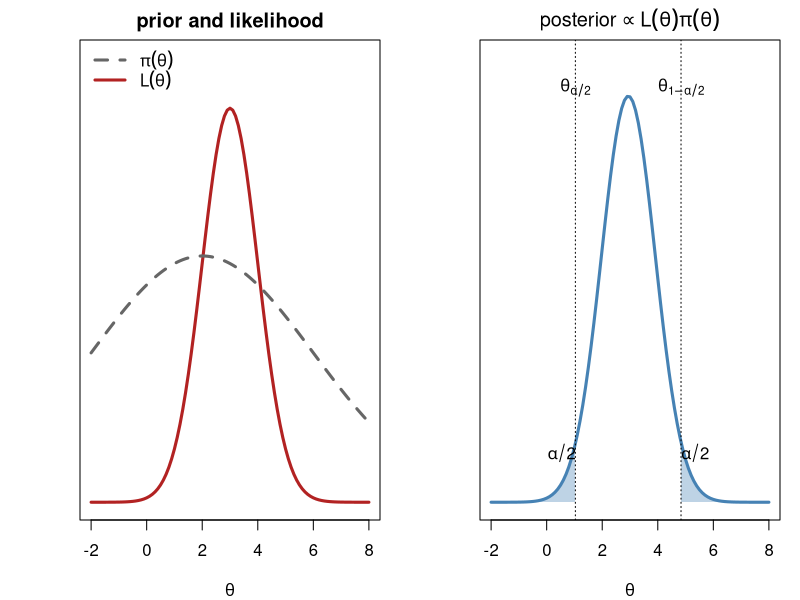
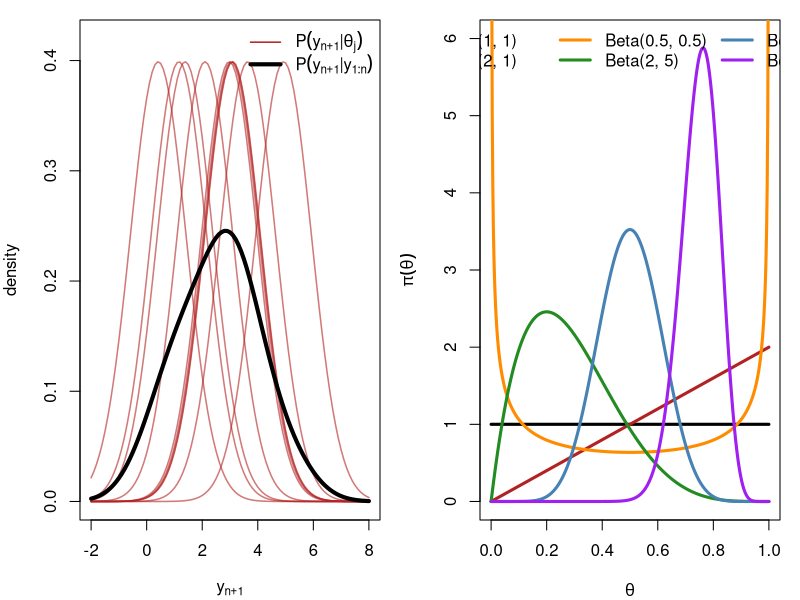
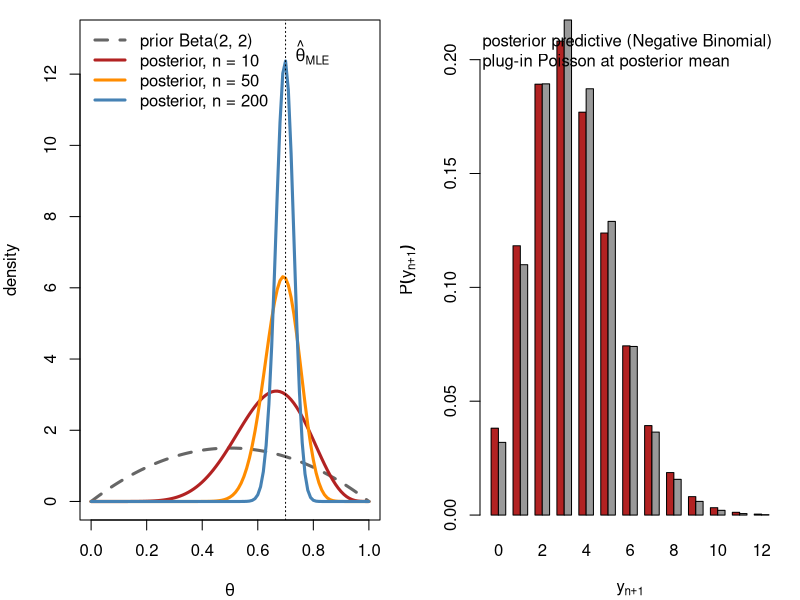
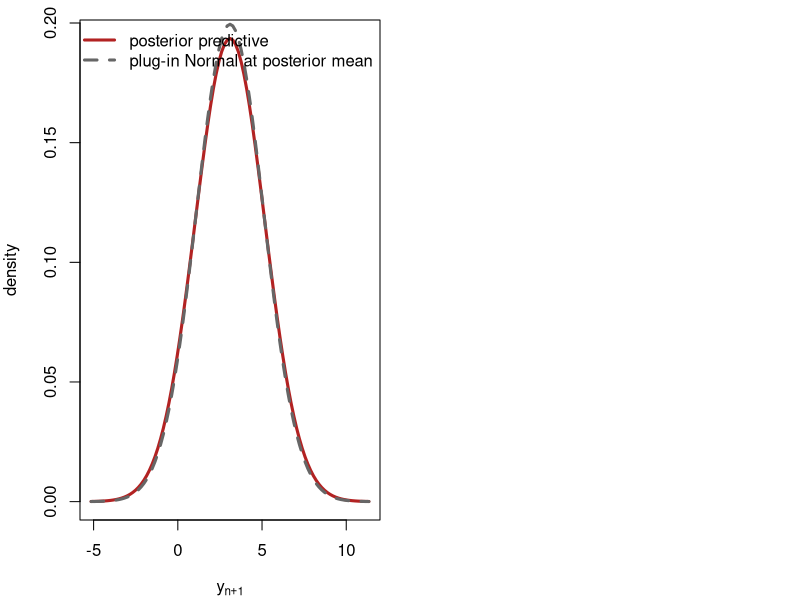

Write R code to recreate these figures, in order.
## ---- chunk 1
#| label: fig-prior-likelihood-posterior
#| fig-width: 10
#| fig-height: 4.6
#| fig-cap: "Shows how Bayes' rule combines a prior with a likelihood into a posterior, and how a credible interval is read off from the posterior.
#|   Left: a flat-ish prior $\\pi(\\theta)$ (dashed) and a likelihood
#|   $L(\\theta)$ (solid) that is much more concentrated — the data are far
#|   more informative than the prior here. Right: the posterior
#|   $\\propto L(\\theta)\\pi(\\theta)$, essentially the (renormalized)
#|   likelihood since the prior is so flat over the region where $L$ has
#|   mass. Shaded tails cut off $\\alpha/2$ of the posterior probability each,
#|   giving a $(1-\\alpha)$ credible interval $(\\theta_{\\alpha/2},\\theta_{1-\\alpha/2})$."
par(mfrow = c(1, 2), mar = c(4, 4, 2, 1))
L <- function(t) dnorm(t, 3, 1); pri <- function(t) dnorm(t, 2, 4) * 2.5
curve(L, -2, 8, lwd = 3, col = "firebrick", xlab = expression(theta), ylab = "", yaxt = "n",
      main = "prior and likelihood", ylim = c(0, 0.45))
curve(pri, add = TRUE, lwd = 3, col = "gray40", lty = 2)
legend("topleft", bty = "n", lwd = 3, lty = c(2, 1), col = c("gray40", "firebrick"),
       legend = c(expression(pi(theta)), expression(L(theta))))
post <- function(t) L(t) * pri(t); Z <- integrate(post, -10, 15)$value
pd <- function(t) post(t) / Z
curve(pd, -2, 8, lwd = 3, col = "steelblue", xlab = expression(theta), ylab = "", yaxt = "n",
      main = expression("posterior" %prop% L(theta) * pi(theta)), ylim = c(0, 0.45))
tt <- seq(-2, 8, length.out = 1000); cdf <- cumsum(pd(tt)) * diff(tt)[1]
q <- c(tt[which.min(abs(cdf - 0.025))], tt[which.min(abs(cdf - 0.975))])
for (side in 1:2) { xs <- if (side == 1) seq(-2, q[1], length.out = 100) else seq(q[2], 8, length.out = 100)
  polygon(c(xs, rev(xs)), c(pd(xs), rep(0, 100)), col = adjustcolor("steelblue", 0.35), border = NA) }
abline(v = q, lty = 3); text(q, 0.42, c(expression(theta[alpha/2]), expression(theta[1-alpha/2])))
text(q[1] - 0.5, 0.05, expression(alpha/2)); text(q[2] + 0.5, 0.05, expression(alpha/2))
## ---- chunk 2
#| label: fig-predictive
#| fig-width: 9
#| fig-height: 4.4
#| fig-cap: "Shows how the posterior predictive distribution is built by averaging the sampling density over the posterior, so that it accounts for uncertainty about the parameter.
#|   Red: the sampling density $P(y_{n+1}\\mid\\theta_j)$ for ten
#|   posterior draws $\\theta_j\\sim N(3, 0.8^2)$. Black: their average, the
#|   posterior predictive density $P(y_{n+1}\\mid y_{1:n})$. The predictive
#|   is visibly wider than any single red curve — it inherits both the
#|   spread of $P(y_{n+1}\\mid\\theta)$ and the spread of the $\\theta_j$."
par(mar = c(4, 4, 1, 1)); J <- 10; th <- rnorm(J, 3, 0.8)
curve(dnorm(x, th[1]), -2, 8, col = adjustcolor("firebrick", 0.6), lwd = 1.5, ylim = c(0, 0.42),
      xlab = expression(y[n+1]), ylab = "density")
for (j in 2:J) curve(dnorm(x, th[j]), add = TRUE, col = adjustcolor("firebrick", 0.6), lwd = 1.5)
curve(sapply(x, function(v) mean(dnorm(v, th))), add = TRUE, lwd = 4)
legend("topright", bty = "n", lwd = c(1.5, 4), col = c("firebrick", "black"),
       legend = c(expression(P(y[n+1]*"|"*theta[j])), expression(P(y[n+1]*"|"*y[1:n]))))
## ---- chunk 3
#| label: fig-beta-priors
#| fig-width: 9
#| fig-height: 4.8
#| fig-cap: "Shows the range of prior beliefs about a probability that the Beta family can express, to guide the choice of a prior.
#|   Six Beta priors spanning flat, U-shaped, and concentrated shapes.
#|   Beta(1,1) is uniform; Beta(0.5,0.5) is U-shaped, favouring $\\theta$ near
#|   the boundaries; Beta(2,5) and Beta(30,10) are increasingly concentrated,
#|   at $\\theta\\approx2/7$ and $\\theta\\approx0.75$ respectively."
par(mar = c(4, 4, 1, 1))
pars <- list(c(1, 1), c(2, 1), c(0.5, 0.5), c(2, 5), c(10, 10), c(30, 10))
cols <- c("black", "firebrick", "darkorange", "forestgreen", "steelblue", "purple")
plot(NA, xlim = c(0, 1), ylim = c(0, 6), xlab = expression(theta), ylab = expression(pi(theta)))
for (k in seq_along(pars)) curve(dbeta(x, pars[[k]][1], pars[[k]][2]), add = TRUE, lwd = 3, col = cols[k], n = 501)
legend("top", bty = "n", lwd = 3, col = cols, ncol = 3,
       legend = sapply(pars, function(p) sprintf("Beta(%g, %g)", p[1], p[2])))
## ---- chunk 4
#| label: bb-example
a1 <- 1; a0 <- 1                 # Beta(1, 1): uniform prior
n_bb <- 10; y_bb <- 7            # 7 successes out of 10 trials
post_a1 <- a1 + y_bb; post_a0 <- a0 + (n_bb - y_bb)
bb_logmarg <- lbeta(post_a1, post_a0) - lbeta(a1, a0)   # log P(y), exact
bb_mean <- post_a1 / (post_a1 + post_a0)
bb_sd   <- sqrt(post_a1 * post_a0 / ((post_a1 + post_a0)^2 * (post_a1 + post_a0 + 1)))
bb_ci   <- qbeta(c(0.025, 0.975), post_a1, post_a0)
bb_pred_mean <- bb_mean                        # predictive: Bernoulli(bb_mean)
bb_pred_sd   <- sqrt(bb_pred_mean * (1 - bb_pred_mean))
## ---- chunk 5
#| label: tbl-bb-summary
#| tbl-cap: "Collects every quantity reported in a conjugate Beta-Binomial analysis, from the prior and MLE to the posterior, credible interval, and predictive distribution.
#|   Complete inference output, Beta(1,1) prior with n = 10, y = 7."
knitr::kable(data.frame(
  quantity = c("prior mean", "MLE ($y/n$)", "log marginal likelihood",
               "posterior distribution", "posterior mean", "posterior sd",
               "95% credible interval", "predictive distribution",
               "predictive mean", "predictive sd"),
  value = c(sprintf("%.3f", a1 / (a1 + a0)), sprintf("%.3f", y_bb / n_bb),
            sprintf("%.3f", bb_logmarg),
            sprintf("Beta(%d, %d)", post_a1, post_a0),
            sprintf("%.3f", bb_mean), sprintf("%.3f", bb_sd),
            sprintf("(%.3f, %.3f)", bb_ci[1], bb_ci[2]),
            sprintf("Bernoulli(%.3f)", bb_pred_mean),
            sprintf("%.3f", bb_pred_mean), sprintf("%.3f", bb_pred_sd))
), col.names = c("quantity", "value"))
## ---- chunk 6
#| label: fig-beta-posterior-narrowing
#| fig-width: 9
#| fig-height: 4.6
#| fig-cap: "Shows how the influence of the prior fades as data accumulate, so that the posterior concentrates around the MLE.
#|   Prior Beta(2,2) (dashed) and posteriors after $n=10,50,200$
#|   observations with $\\bar y=0.7$ held fixed. The posterior narrows at
#|   rate $1/\\sqrt n$ and moves onto the MLE as $n$ grows, exactly the
#|   $w\\to0$ argument above made visible."
par(mar = c(4, 4, 1, 1)); a1p <- 2; a0p <- 2; ybar <- 0.7
ns <- c(10, 50, 200); cols <- c("firebrick", "darkorange", "steelblue")
plot(NA, xlim = c(0, 1), ylim = c(0, 13), xlab = expression(theta), ylab = "density")
curve(dbeta(x, a1p, a0p), add = TRUE, lwd = 3, lty = 2, col = "gray40")
for (k in seq_along(ns)) curve(dbeta(x, a1p + ns[k] * ybar, a0p + ns[k] * (1 - ybar)), add = TRUE, lwd = 3, col = cols[k])
abline(v = ybar, lty = 3)
legend("topleft", bty = "n", lwd = 3, lty = c(2, 1, 1, 1), col = c("gray40", cols),
       legend = c("prior Beta(2, 2)", paste0("posterior, n = ", ns)))
text(ybar, 12.5, expression(hat(theta)[MLE]), pos = 4)
## ---- chunk 7
#| label: pg-example
alpha <- 2; beta <- 1                       # Gamma(2, 1) prior
set.seed(42)
n_pg <- 8; y_pg <- rpois(n_pg, 3)           # 8 counts from a true rate of 3
S_pg <- sum(y_pg)
post_alpha <- alpha + S_pg; post_beta <- beta + n_pg
pg_logmarg <- alpha * log(beta) - lgamma(alpha) + lgamma(post_alpha) -
  post_alpha * log(post_beta) - sum(lgamma(y_pg + 1))     # log P(y), exact
pg_mean <- post_alpha / post_beta
pg_sd   <- sqrt(post_alpha) / post_beta
pg_ci   <- qgamma(c(0.025, 0.975), post_alpha, post_beta)
pg_nb_prob   <- post_beta / (post_beta + 1)    # predictive: NegBin(post_alpha, pg_nb_prob)
pg_pred_mean <- pg_mean
pg_pred_sd   <- sqrt(pg_mean * (1 + 1 / post_beta))
## ---- chunk 8
#| label: tbl-pg-summary
#| tbl-cap: "Collects every quantity reported in a conjugate Poisson-Gamma analysis, from the prior and MLE to the posterior, credible interval, and predictive distribution.
#|   Complete inference output, Gamma(2,1) prior, n = 8 Poisson counts."
knitr::kable(data.frame(
  quantity = c("data $y_{1:8}$", "sum $S$", "prior mean", "MLE ($S/n$)",
               "log marginal likelihood", "posterior distribution",
               "posterior mean", "posterior sd", "95% credible interval",
               "predictive distribution", "predictive mean", "predictive sd"),
  value = c(paste(y_pg, collapse = ", "), as.character(S_pg),
            sprintf("%.3f", alpha / beta), sprintf("%.3f", S_pg / n_pg),
            sprintf("%.3f", pg_logmarg),
            sprintf("Gamma(%d, %d)", post_alpha, post_beta),
            sprintf("%.3f", pg_mean), sprintf("%.3f", pg_sd),
            sprintf("(%.3f, %.3f)", pg_ci[1], pg_ci[2]),
            sprintf("NegBin(%d, %.3f)", post_alpha, pg_nb_prob),
            sprintf("%.3f", pg_pred_mean), sprintf("%.3f", pg_pred_sd))
), col.names = c("quantity", "value"))
## ---- chunk 9
#| label: fig-pg-predictive-dispersion
#| fig-width: 9
#| fig-height: 4.4
#| fig-cap: "Shows why the posterior predictive distribution is more dispersed than a plug-in prediction: it also reflects the remaining uncertainty about the Poisson rate.
#|   Posterior predictive $P(y_{n+1}\\mid\\mathbf y)$ (Negative
#|   Binomial, red) against a plug-in Poisson at the posterior mean rate
#|   (gray). Same mean, but the predictive has heavier tails: the two bars
#|   noticeably diverge above $y_{n+1}=7$, and $V(y_{n+1}\\mid\\mathbf y)$
#|   exceeds the plug-in variance by the factor $1+1/(\\beta+n)=1.111$
#|   derived above."
ks <- 0:12
nb_prob <- post_beta / (post_beta + 1)
pred_nb     <- dnbinom(ks, size = post_alpha, prob = nb_prob)
pred_plugin <- dpois(ks, pg_mean)
par(mar = c(4, 4, 1, 1))
barplot(rbind(pred_nb, pred_plugin), beside = TRUE, col = c("firebrick", "gray60"),
        names.arg = ks, xlab = expression(y[n+1]), ylab = expression(P(y[n+1])))
legend("topright", bty = "n", fill = c("firebrick", "gray60"),
       legend = c("posterior predictive (Negative Binomial)", "plug-in Poisson at posterior mean"))
## ---- chunk 10
#| label: nn-example
sigma_nn <- 2                                  # known/fixed sigma
mu0 <- 0; kappa0 <- 1                          # N(0, sigma^2/1) prior
set.seed(123)
n_nn <- 15; y_nn <- rnorm(n_nn, 3, sigma_nn)   # 15 draws from a true mean of 3
ybar_nn <- mean(y_nn)
SS_nn <- sum((y_nn - ybar_nn)^2)
post_kappa <- kappa0 + n_nn
post_mu  <- (kappa0 * mu0 + n_nn * ybar_nn) / post_kappa
post_var <- sigma_nn^2 / post_kappa
post_sd  <- sqrt(post_var)
nn_ci    <- qnorm(c(0.025, 0.975), post_mu, post_sd)
nn_logmarg <- -n_nn / 2 * log(2 * pi * sigma_nn^2) + 0.5 * log(kappa0 / post_kappa) -
  SS_nn / (2 * sigma_nn^2) -
  kappa0 * n_nn * (mu0 - ybar_nn)^2 / (2 * sigma_nn^2 * post_kappa)   # log P(y), exact
pred_var <- post_var + sigma_nn^2              # predictive: N(post_mu, pred_var)
pred_sd  <- sqrt(pred_var)
## ---- chunk 11
#| label: tbl-nn-summary
#| tbl-cap: "Collects every quantity reported in a conjugate Normal-Normal analysis, from the prior and MLE to the posterior, credible interval, and predictive distribution.
#|   Complete inference output, $N(0, \\sigma^2/1)$ prior with known
#|   $\\sigma=2$, n = 15."
knitr::kable(data.frame(
  quantity = c("prior mean", "MLE ($\\bar y$)", "log marginal likelihood",
               "posterior distribution", "posterior mean", "posterior sd",
               "95% credible interval", "predictive distribution",
               "predictive mean", "predictive sd"),
  value = c(sprintf("%.3f", mu0), sprintf("%.3f", ybar_nn),
            sprintf("%.3f", nn_logmarg),
            sprintf("N(%.3f, %.3f^2)", post_mu, post_sd),
            sprintf("%.3f", post_mu), sprintf("%.3f", post_sd),
            sprintf("(%.3f, %.3f)", nn_ci[1], nn_ci[2]),
            sprintf("N(%.3f, %.3f^2)", post_mu, pred_sd),
            sprintf("%.3f", post_mu), sprintf("%.3f", pred_sd))
), col.names = c("quantity", "value"))
## ---- chunk 12
#| label: fig-nn-predictive-dispersion
#| fig-width: 9
#| fig-height: 4.4
#| fig-cap: "Shows why the posterior predictive distribution is wider than a plug-in prediction: it also reflects the remaining uncertainty about the mean.
#|   Posterior predictive $N(\\mu_n, \\sigma^2(1+1/\\kappa_n))$ (red,
#|   solid) against a plug-in $N(\\mu_n,\\sigma^2)$ at the posterior mean
#|   (gray, dashed). Same mean, but the predictive is visibly wider — the
#|   extra spread is entirely the remaining posterior uncertainty about
#|   $\\mu$."
par(mar = c(4, 4, 1, 1)); pred_sd <- sqrt(post_var + sigma_nn^2)
curve(dnorm(x, post_mu, pred_sd), post_mu - 4 * pred_sd, post_mu + 4 * pred_sd,
      lwd = 3, col = "firebrick", xlab = expression(y[n+1]), ylab = "density")
curve(dnorm(x, post_mu, sigma_nn), add = TRUE, lwd = 3, lty = 2, col = "gray40")
legend("topright", bty = "n", lwd = 3, lty = c(1, 2), col = c("firebrick", "gray40"),
       legend = c("posterior predictive", "plug-in Normal at posterior mean"))
